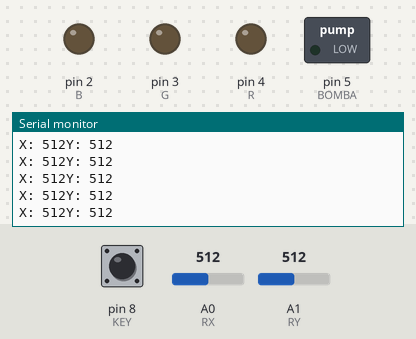
Bench run of a program on a simulated Arduino Uno, built with avr-gcc and run on an emulated ATmega328P. On the bench: switched loads named in the program (green lamp = pin HIGH), output pins drawn as LEDs (lit = HIGH), the last lines printed to the serial monitor. Inputs (shaded band) come from the test bench; at power-on: A0 (RX) = 512, A1 (RY) = 512, pin 8 (KEY) HIGH.

Above: at 1.2 s.
1.3 s: A0 (RX) set to 106
At 2.3 s:
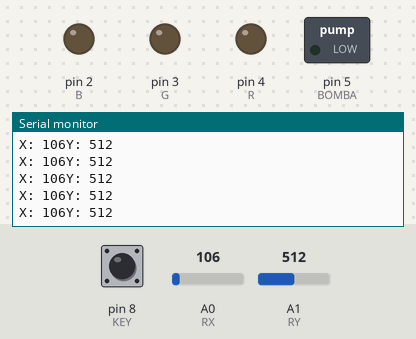
4.3 s: A0 (RX) set to 88
At 5.0 s:
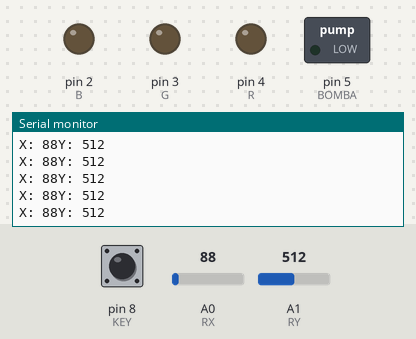
5.8 s: A1 (RY) set to 985
At 6.7 s:
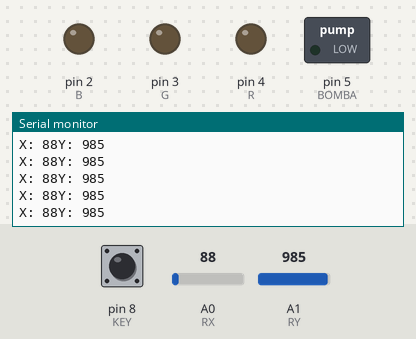
7.3 s: A1 (RY) set to 1009
At 8.4 s:
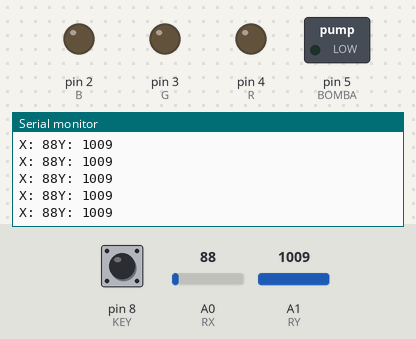
Timing chart, 0 to 9.8 s (numbered marks = the images above; inputs shaded):
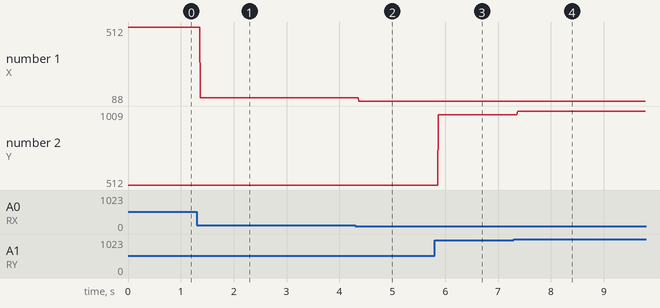

Measured:
- after the input at 1.3 s, the serial monitor: prints a new line after 0.07 s (image 1)
- after the input at 4.3 s, the serial monitor: prints a new line after 0.07 s (image 2)
- after the input at 5.8 s, the serial monitor: prints a new line after 0.07 s (image 3)
- after the input at 7.3 s, the serial monitor: prints a new line after 0.07 s (image 4)
- plotted number 1: 512 → 106 after the input at 1.3 s, 106 → 88 after the input at 4.3 s
- plotted number 2: 512 → 985 after the input at 5.8 s, 985 → 1009 after the input at 7.3 s

The program:

main.cpp
```cpp
#include <Arduino.h>

#define R 4
#define G 3
#define B 2
#define BOMBA 5
#define KEY 8
#define SENSOR_DIG 9
#define RX A0
#define RY A1
#define MIC A2

bool baixo = false, cima = false, esquerda = false, direita = false, center = false;
int horizontal;
int vertical;
unsigned time = 0;

enum Colors
{
    RED = 1, GREEN, BLUE, WHITE, CIAN, MAGENTA,
};
enum Directional
{
    UP, DOWN, LEFT, RIGHT, CENTER
};

void Color(int color = 0);
void Paint(int r, int g, int b);
void Controls(int direction);
void Update();
void Bomba();

void setup() {

  Serial.begin(9600);
  pinMode(R, OUTPUT);
  pinMode(G, OUTPUT);
  pinMode(B, OUTPUT);
  pinMode(BOMBA, OUTPUT);
  pinMode(KEY, INPUT_PULLUP);

  pinMode(RX, INPUT);
  pinMode(RY, INPUT);

}

void loop() {
    if(time >= 65000)
        time = 0;
    time++;
    Update();
    Bomba();

    if(center)
        Paint(sin(time), 0, 0);
}

void Color(int color = 0)
{
    switch(color)
    {
        case RED:
        digitalWrite(R, HIGH);
        digitalWrite(G, LOW);
        digitalWrite(B, LOW);
            break;
        case GREEN:
        digitalWrite(R, LOW);
        digitalWrite(G, HIGH);
        digitalWrite(B, LOW);
            break;
        case BLUE:
        digitalWrite(R, LOW);
        digitalWrite(G, LOW);
        digitalWrite(B, HIGH);
            break;
        case WHITE:
        digitalWrite(R, HIGH);
        digitalWrite(G, HIGH);
        digitalWrite(B, HIGH);
            break;
        case 0:
        digitalWrite(R, LOW);
        digitalWrite(G, LOW);
        digitalWrite(B, LOW);
            break;
        default:
            digitalWrite(R, LOW);
            digitalWrite(G, LOW);
            digitalWrite(B, LOW);
            break;
    }

}
void Controls(int direction)
{
    if(direction == UP)
        cima = true;
    else
        cima = false;
    if(direction == DOWN)
        baixo = true;
    else
        baixo = false;
    if(direction == LEFT)
        esquerda = true;
    else
        esquerda = false;
    if(direction == RIGHT)
        direita = true;
    else
        direita = false;
    if(direction == CENTER)
        center = true;
    else
        center = false;
}
void Update()
{
    horizontal = analogRead(RX);
    vertical = analogRead(RY);

    if(horizontal <= 10)
    {
        Controls(RIGHT);
    }
    else
    {
        if(horizontal >= 900)
        {
            Controls(LEFT);

        }
        else
        {
            if(vertical <= 10)
            {
                Controls(UP);

            }
            else
            {
                if(vertical >= 900)
                {
                    Controls(DOWN);

                }
                else
                {
                    if(digitalRead(KEY) == LOW)
                        {
                            Controls(CENTER);
                        }

                }
            }
        }
    }
    Serial.print("X: ");
    Serial.print(horizontal);
    Serial.print("Y: ");
    Serial.println(vertical);
}
void Bomba()
{


}
void Paint(int r, int g, int b)
{
    analogWrite(R, r);
    analogWrite(G, g);
    analogWrite(B, b);
}
```
